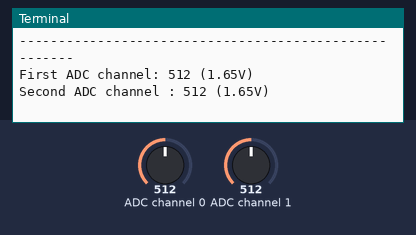
Recording of a program running on a simulated Raspberry Pi (BCM pin numbers). On the bench: the last lines printed to the terminal. The inputs (shaded band) are chosen by the test bench; at power-on: ADC channel 0 = 512, ADC channel 1 = 512 (analog values on the 0–1023 scale).

Above: at 1.2 s.
1.3 s: ADC channel 0 set to 716
At 6.3 s:
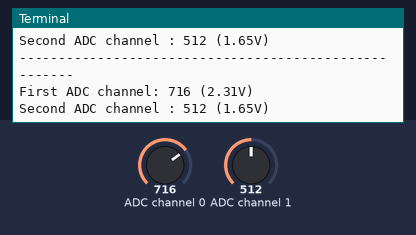
7.3 s: ADC channel 1 set to 716
At 11.4 s:
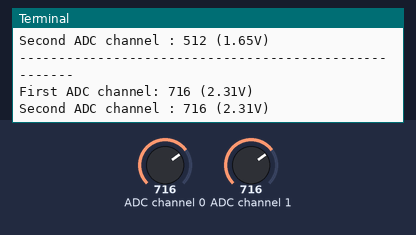
13.3 s: ADC channel 0 set to 900
At 16.4 s:
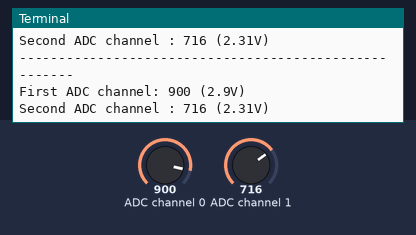
19.3 s: ADC channel 1 set to 900
At 21.5 s:
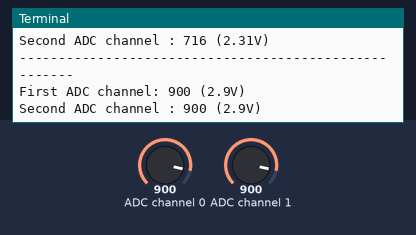
Timing chart, 0 to 23.0 s (numbered marks = the images above; inputs shaded):
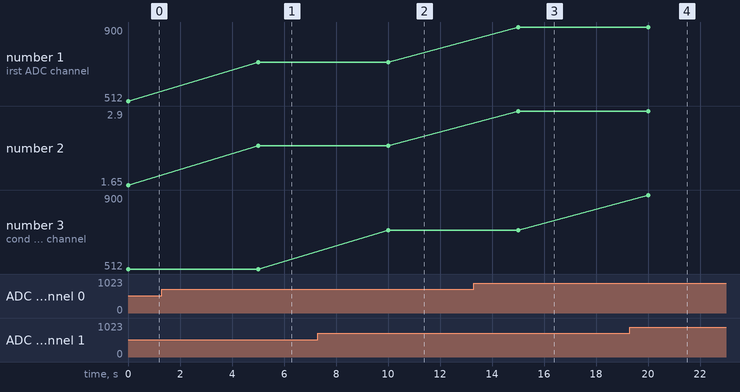

The program:

MCP3008_Source.py
```python
#!/usr/bin/python

# Example program to read data from MCP3008 10 bit ADC

import spidev
import time
import os

# Open SPI bus
spi = spidev.SpiDev()
spi.open(0,0)

# Function to read SPI data from MCP3008 chip
# Channel must be an integer 0-7
def ReadChannel(channel):
  adc = spi.xfer2([1,(8+channel)<<4,0])
  data = ((adc[1]&3) << 8) + adc[2]
  return data

# Function to convert data to voltage level,
# rounded to specified number of decimal places.
def ConvertVolts(data,places):
  volts = (data * 3.3) / float(1023)
  volts = round(volts,places)
  return volts

# Define sensor channels
first_channel = 0
second_channel  = 1

# Define delay between readings
delay = 5

print "------------------------------------------------------"

while True:

  # Read the first channel data
  first_level = ReadChannel(first_channel)
  first_channel_volts = ConvertVolts(first_level,2)

  # Read the second channel data
  second_level = ReadChannel(second_channel)
  second_channel_volts = ConvertVolts(second_level,2)


  # Print out results
  print "------------------------------------------------------"
  print("First ADC channel: {} ({}V)".format(first_level,first_channel_volts))
  print("Second ADC channel : {} ({}V)".format(second_level,second_channel_volts))

  # Wait before repeating loop
  time.sleep(delay)
```

Measured:
- after the input at 1.3 s, the terminal: prints a new line after 3.7 s (image 1)
- after the input at 7.3 s, the terminal: prints a new line after 2.7 s (image 2)
- after the input at 13.3 s, the terminal: prints a new line after 1.7 s (image 3)
- after the input at 19.3 s, the terminal: prints a new line after 0.71 s (image 4)
- plotted number 1: 512 → 716 after the input at 1.3 s, 716 → 900 after the input at 13.3 s
- plotted number 2: 1.65 → 2.31 after the input at 1.3 s, 2.31 → 2.9 after the input at 13.3 s
